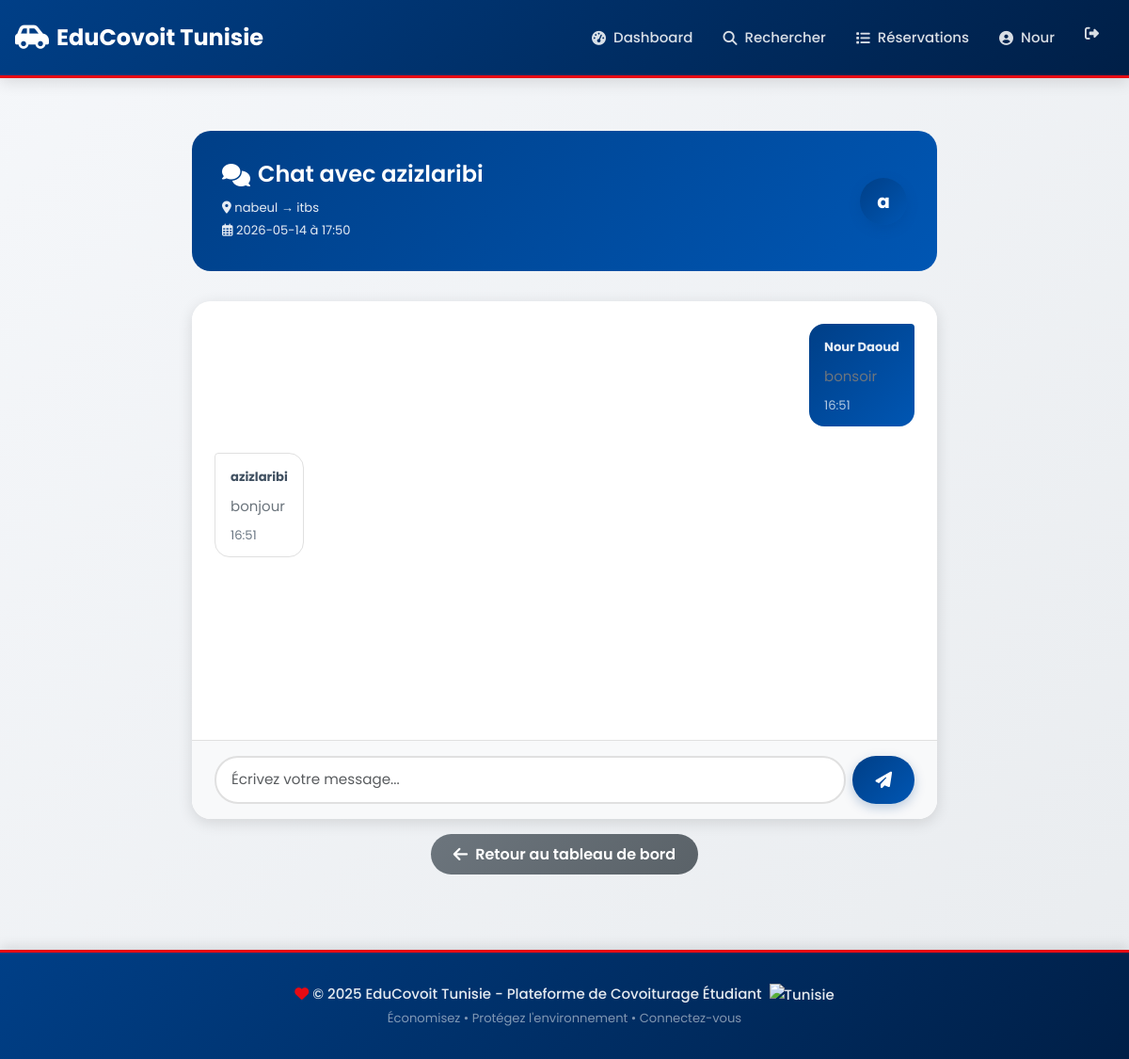
The page /chat/1 (signed in) on the database its author committed.
### models.py (models this page shows, shortened)
class Utilisateur(UserMixin, db.Model):
    __tablename__ = 'utilisateurs'
    id = db.Column(db.Integer, primary_key=True)
    nom = db.Column(db.String(100), nullable=False)
    email = db.Column(db.String(100), unique=True, nullable=False)
    telephone = db.Column(db.String(20))
    mot_de_passe = db.Column(db.String(255), nullable=False)
    note_moyenne = db.Column(db.Float, default=0.0)
    nombre_avis = db.Column(db.Integer, default=0)
    type_utilisateur = db.Column(db.String(20))
    avis_recus = db.relationship('Avis', foreign_keys='Avis.cible_id', backref='cible')
    avis_donnes = db.relationship('Avis', foreign_keys='Avis.auteur_id', backref='auteur')

class Trajet(db.Model):
    __tablename__ = 'trajets'
    id = db.Column(db.Integer, primary_key=True)
    conducteur_id = db.Column(db.Integer, db.ForeignKey('utilisateurs.id'), nullable=False)
    depart = db.Column(db.String(200), nullable=False)
    arrivee = db.Column(db.String(200), nullable=False)
    date = db.Column(db.String(20), nullable=False)
    heure = db.Column(db.String(10), nullable=False)
    places_disponibles = db.Column(db.Integer, nullable=False)
    places_initiales = db.Column(db.Integer, nullable=False)
    prix = db.Column(db.Float, nullable=False)
    reservations = db.relationship('Reservation', backref='trajet', lazy=True)

class Message(db.Model):
    __tablename__ = 'messages'
    id = db.Column(db.Integer, primary_key=True)
    reservation_id = db.Column(db.Integer, db.ForeignKey('reservations.id'), nullable=False)
    expediteur_id = db.Column(db.Integer, db.ForeignKey('utilisateurs.id'), nullable=False)
    contenu = db.Column(db.String(500), nullable=False)
    date_envoi = db.Column(db.DateTime, default=datetime.now)
    lu = db.Column(db.Boolean, default=False)
    expediteur = db.relationship('Utilisateur', foreign_keys=[expediteur_id])

### app.py (the view)
@app.route('/chat/<int:reservation_id>')
@login_required
def chat(reservation_id):
    reservation = Reservation.query.get_or_404(reservation_id)
    if reservation.passager_id != current_user.id and reservation.trajet.conducteur_id != current_user.id:
        flash('Accès non autorisé', 'danger')
        return redirect(url_for('dashboard'))
    if reservation.statut != 'confirmee':
        flash('Le chat n\'est disponible qu\'après confirmation de la réservation', 'warning')
        return redirect(url_for('dashboard'))
    Message.query.filter_by(
        reservation_id=reservation_id,
        lu=False
    ).filter(Message.expediteur_id != current_user.id).update({'lu': True})
    db.session.commit()
    messages = Message.query.filter_by(reservation_id=reservation_id).order_by(Message.date_envoi).all()
    autre_participant = reservation.passager if current_user.id == reservation.trajet.conducteur_id else reservation.trajet.conducteur
    return render_template('chat.html',
                         reservation=reservation,
                         messages=messages,
                         autre_participant=autre_participant)

### app.py (called while the page is built)
@login_manager.user_loader
def load_user(user_id):
    return Utilisateur.query.get(int(user_id))

### templates/chat.html (shortened to what this page needs)
{% extends "base.html" %}
{% block content %}
<div class="row fade-in">
    <div class="col-md-8 mx-auto">
        <div style="background: linear-gradient(135deg, #003F87 0%, #0056b3 100%); color: white; padding: 2rem; border-radius: 20px; margin-bottom: 2rem;">
            <div class="d-flex justify-content-between align-items-center">
                <div>
                    <h3 style="color: white; margin-bottom: 0.5rem; display: flex; align-items: center; gap: 0.5rem;">
                        <i class="fas fa-comments"></i> Chat avec {{ autre_participant.nom }}
                    </h3>
                    <small style="color: rgba(255, 255, 255, 0.9);">
                        <i class="fas fa-map-marker-alt"></i> {{ reservation.trajet.depart }} → {{ reservation.trajet.arrivee }}
                        <br>
                        <i class="far fa-calendar-alt"></i> {{ reservation.trajet.date }} à {{ reservation.trajet.heure }}
                    </small>
                </div>
                <div class="user-avatar" style="width: 50px; height: 50px; font-size: 1.25rem;">
                    {{ autre_participant.nom[0] }}
                </div>
            </div>
        </div>
        <div class="card" style="border-radius: 20px; overflow: hidden;">
            <div id="chatMessages" class="chat-container" style="height: 450px; overflow-y: auto; background: white; border-radius: 20px; padding: 1.5rem;">
                {% for msg in messages %}
                <div class="d-flex mb-3 {% if msg.expediteur_id == current_user.id %}justify-content-end{% endif %}">
                    <div class="message-bubble {% if msg.expediteur_id == current_user.id %}message-mine{% else %}message-other{% endif %}" style="max-width: 70%; word-wrap: break-word;">
                        <small style="opacity: 0.9;"><strong>{{ msg.expediteur.nom }}</strong></small>
                        <p style="margin: 0.5rem 0 0 0; margin-bottom: 0;">{{ msg.contenu }}</p>
                        <small style="opacity: 0.7; display: block; margin-top: 0.5rem;">{{ msg.date_envoi.strftime('%H:%M') }}</small>
                    </div>
                </div>
                {% endfor %}
            </div>
            <div class="card-footer" style="background: #f8f9fa; border-top: 1px solid #e0e0e0; border-radius: 0 0 20px 20px;">
                <div class="input-group" style="gap: 0.5rem;">
                    <input type="text" id="messageInput" class="form-control" placeholder="Écrivez votre message..." maxlength="500" style="border-radius: 25px; border: 2px solid #e0e0e0;">
                    <button class="btn btn-primary" id="sendBtn" style="border-radius: 25px; padding: 0.75rem 1.5rem;">
                        <i class="fas fa-paper-plane"></i>
                    </button>
                </div>
            </div>
        </div>
        <div class="mt-3 text-center">
            <a href="{{ url_for('dashboard') }}" class="btn btn-secondary">
                <i class="fas fa-arrow-left"></i> Retour au tableau de bord
            </a>
        </div>
    </div>
</div>
{% endblock %}

### templates/base.html (shortened to what this page needs)
<!DOCTYPE html>
<html lang="fr">
<head>
    <link href="https://cdn.jsdelivr.net/npm/bootstrap@5.3.0/dist/css/bootstrap.min.css" rel="stylesheet">
    <link rel="stylesheet" href="https://cdnjs.cloudflare.com/ajax/libs/font-awesome/6.4.0/css/all.min.css">
    <link rel="stylesheet" href="{{ url_for('static', filename='css/style.css') }}">
</head>
<body>
    <nav class="navbar navbar-expand-lg navbar-dark sticky-top">
        <div class="container">
            <a class="navbar-brand" href="{{ url_for('index') }}">
                <i class="fas fa-car-side"></i> EduCovoit Tunisie
            </a>
            <div class="collapse navbar-collapse" id="navbarNav">
                <ul class="navbar-nav ms-auto">
                    {% if current_user.is_authenticated %}
                        <li class="nav-item">
                            <a class="nav-link" href="{{ url_for('dashboard') }}">
                                <i class="fas fa-tachometer-alt"></i> Dashboard
                            </a>
                        </li>
                        {% if current_user.type_utilisateur == 'passager' %}
                            <li class="nav-item">
                                <a class="nav-link" href="{{ url_for('rechercher') }}">
                                    <i class="fas fa-search"></i> Rechercher
                                </a>
                            </li>
                            <li class="nav-item">
                                <a class="nav-link" href="{{ url_for('mes_reservations') }}">
                                    <i class="fas fa-list"></i> Réservations
                                </a>
                            </li>
                        {% endif %}
                        <li class="nav-item">
                            <a class="nav-link" href="{{ url_for('profil') }}">
                                <i class="fas fa-user-circle"></i> {{ current_user.nom.split()[0] }}
                            </a>
                        </li>
                        <li class="nav-item">
                            <a class="nav-link text-danger" href="{{ url_for('deconnexion') }}" title="Déconnexion">
                                <i class="fas fa-sign-out-alt"></i>
                            </a>
                        </li>
                    {% endif %}
                </ul>
            </div>
        </div>
    </nav>
    <div class="container mt-4 content-wrapper">
        {% block content %}{% endblock %}
    </div>
    <div class="footer">
        <div class="container">
            <p class="mb-0">
                <i class="fas fa-heart" style="color: #E70A13;"></i>
                &copy; 2025 EduCovoit Tunisie - Plateforme de Covoiturage Étudiant
                <img src="https://cdnjs.cloudflare.com/ajax/libs/flag-icon-css/3.5.0/flags/4x3/tn.svg" alt="Tunisie" style="height: 16px; margin-left: 4px;">
            </p>
            <small class="text-white-50">Économisez • Protégez l'environnement • Connectez-vous</small>
        </div>
    </div>
</body>
</html>

### rows shown on the page
Utilisateur: nom "Nour"
Utilisateur: nom "azizlaribi", nom "a"
Trajet: trajet.depart "nabeul", trajet.arrivee "itbs", trajet "2026-05-14", trajet.heure "17:50"
Message: expediteur.nom "Nour Daoud", contenu "bonsoir", date_envoi "16:51"
Message: expediteur.nom "azizlaribi", contenu "bonjour", date_envoi "16:51"
